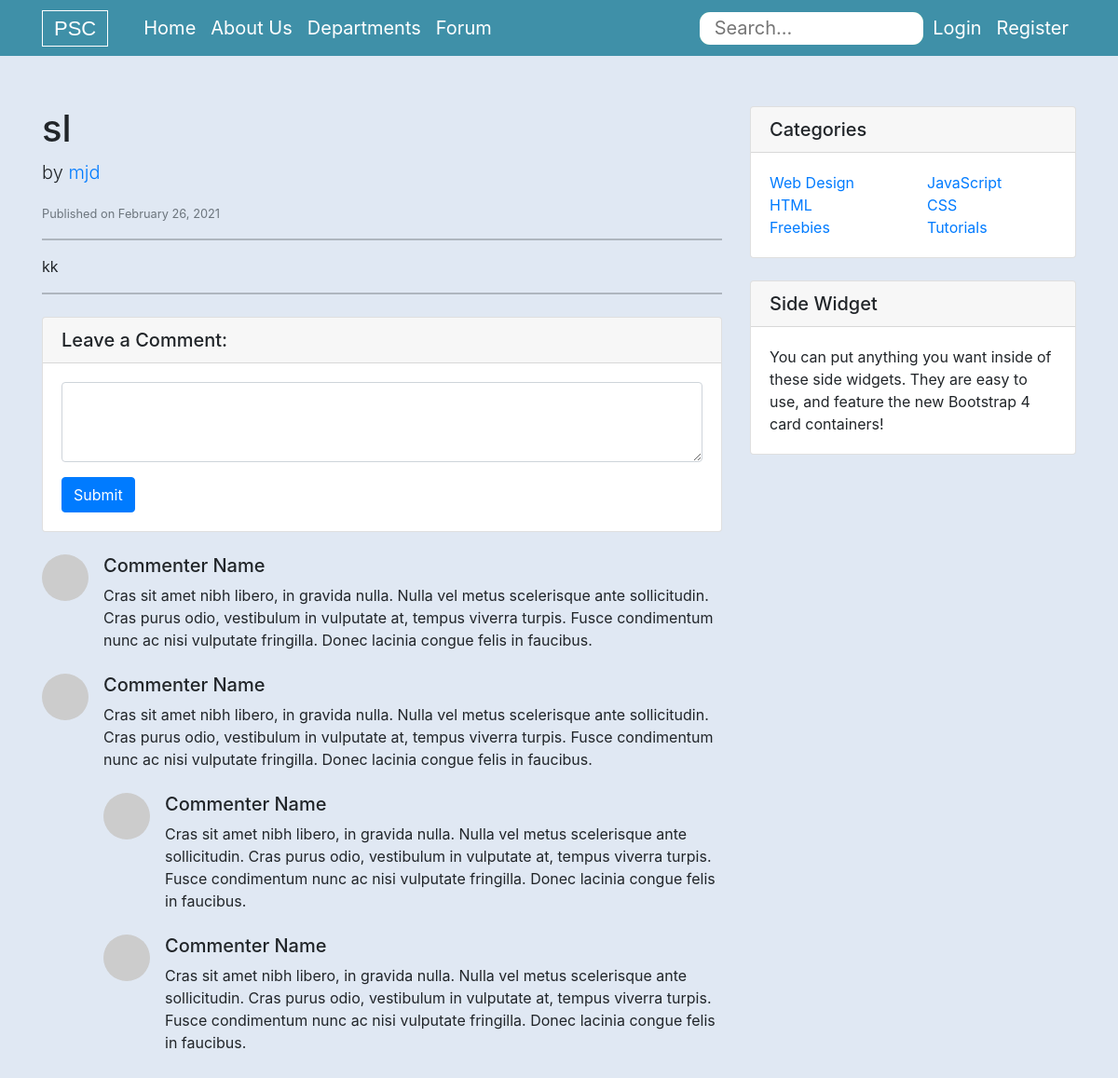
Page /post/140/sl/ on the committed database.
### forum/models.py (models this page shows, shortened)
class Post(models.Model):
    STATUS_CHOICES = (
        ('draft', 'Draft'),
        ('published', 'Published'),
    )
    subject_name = models.ForeignKey(Subject, on_delete=models.CASCADE, related_name='posts', default=1)
    title = models.CharField(max_length=250)
    slug = models.SlugField(max_length=250, unique_for_date='publish')
    author = models.ForeignKey(User, on_delete=models.CASCADE, related_name='blog_posts')
    body = models.TextField()
    publish = models.DateTimeField(default=timezone.now)
    created = models.DateTimeField(auto_now_add=True)
    updated = models.DateTimeField(auto_now=True)
    status = models.CharField(max_length=10,choices=STATUS_CHOICES, default='draft')
    objects = models.Manager() #default manager
    published = PublishedManager() #Custome manager
    class Meta:
        ordering = ('-publish',)

### forum/views.py (the view)
# urls.py: path('post/<int:pk>/<slug:post>/', views.PostDetailView.as_view(), name='post_detail'),
class PostDetailView(DetailView):
    template_name = 'forum/detailed_2.html'
    model = Post

### forum/context_processors.py (called while the page is built)
def departments_contexts(request):
    departments = Department.objects.all()
    return {'departments': departments}

### forum/models.py (called while the page is built)
    def get_absolute_url(self):
        return reverse('forum:subject', kwargs={"dept_id" : self.id})

### forum/templates/forum/detailed_2.html (shortened to what this page needs)
{% extends "forum/base.html" %}
{% block content %}
  <div class="container">
    <div class="row">
      <div class="col-lg-8">
        <h1 class="mt-4">{{ post.title }}</h1>
        <div class="row">
          <div class="col">
            <p class="lead">
              by
              <a href="#">{{ post.author }}</a>
            </p>
          </div>
          <div class="col-auto">
          </div>
        </div>
        <small class="text-muted">Published on {{ post.publish|date:"F d, Y" }}</small>
        <hr>
        {{ post.body|safe|linebreaks }}
        <hr>
        <div class="card my-4">
          <h5 class="card-header">Leave a Comment:</h5>
          <div class="card-body">
            <form>
              <div class="form-group">
                <textarea class="form-control" rows="3"></textarea>
              </div>
              <button type="submit" class="btn btn-primary">Submit</button>
            </form>
          </div>
        </div>
        <div class="media mb-4">
          <img class="d-flex mr-3 rounded-circle" src="http://placehold.it/50x50" alt="">
          <div class="media-body">
            <h5 class="mt-0">Commenter Name</h5>
            Cras sit amet nibh libero, in gravida nulla. Nulla vel metus scelerisque ante sollicitudin. Cras purus odio, vestibulum in vulputate at, tempus viverra turpis. Fusce condimentum nunc ac nisi vulputate fringilla. Donec lacinia congue felis in faucibus.
          </div>
        </div>
        <div class="media mb-4">
          <img class="d-flex mr-3 rounded-circle" src="http://placehold.it/50x50" alt="">
          <div class="media-body">
            <h5 class="mt-0">Commenter Name</h5>
            Cras sit amet nibh libero, in gravida nulla. Nulla vel metus scelerisque ante sollicitudin. Cras purus odio, vestibulum in vulputate at, tempus viverra turpis. Fusce condimentum nunc ac nisi vulputate fringilla. Donec lacinia congue felis in faucibus.
            <div class="media mt-4">
              <img class="d-flex mr-3 rounded-circle" src="http://placehold.it/50x50" alt="">
              <div class="media-body">
                <h5 class="mt-0">Commenter Name</h5>
                Cras sit amet nibh libero, in gravida nulla. Nulla vel metus scelerisque ante sollicitudin. Cras purus odio, vestibulum in vulputate at, tempus viverra turpis. Fusce condimentum nunc ac nisi vulputate fringilla. Donec lacinia congue felis in faucibus.
              </div>
            </div>
            <div class="media mt-4">
              <img class="d-flex mr-3 rounded-circle" src="http://placehold.it/50x50" alt="">
              <div class="media-body">
                <h5 class="mt-0">Commenter Name</h5>
                Cras sit amet nibh libero, in gravida nulla. Nulla vel metus scelerisque ante sollicitudin. Cras purus odio, vestibulum in vulputate at, tempus viverra turpis. Fusce condimentum nunc ac nisi vulputate fringilla. Donec lacinia congue felis in faucibus.
              </div>
            </div>
          </div>
        </div>
      </div>
      <div class="col-md-4">
        <div class="card my-4">
          <h5 class="card-header">Categories</h5>
          <div class="card-body">
            <div class="row">
              <div class="col-lg-6">
                <ul class="list-unstyled mb-0">
                  <li>
                    <a href="#">Web Design</a>
                  </li>
                  <li>
                    <a href="#">HTML</a>
                  </li>
                  <li>
                    <a href="#">Freebies</a>
                  </li>
                </ul>
              </div>
              <div class="col-lg-6">
                <ul class="list-unstyled mb-0">
                  <li>
                    <a href="#">JavaScript</a>
                  </li>
                  <li>
                    <a href="#">CSS</a>
                  </li>
                  <li>
                    <a href="#">Tutorials</a>
                  </li>
                </ul>
              </div>
            </div>
          </div>
        </div>
        <div class="card my-4">
          <h5 class="card-header">Side Widget</h5>
          <div class="card-body">
            You can put anything you want inside of these side widgets. They are easy to use, and feature the new Bootstrap 4 card containers!
          </div>
        </div>
      </div>
    </div>
  </div>
{% endblock %}

### forum/static/forum/styles_css/base_style.css (style rules this page uses)
.container { padding-top: 30px; padding-bottom: 30px; }
:root { --rad: .7rem; --dur: .3s; --color-dark: #2f2f2f; --color-light: #fff; --color-brand: #57bd84; --font-fam: "Lato", sans-serif; --height: 35px; --btn-width: 4rem; --bez: cubic-bezier(0, 0, 0.43, 1.49); }

### rows in the picture
Post: title "sl", author "mjd", publish "February 26, 2021", body "kk"
